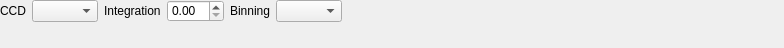
<?xml version="1.0" encoding="UTF-8"?>
<ui version="4.0">
 <class>Form</class>
 <widget class="QWidget" name="Form">
  <property name="geometry">
   <rect>
    <x>0</x>
    <y>0</y>
    <width>784</width>
    <height>48</height>
   </rect>
  </property>
  <property name="windowTitle">
   <string>Form</string>
  </property>
  <widget class="QWidget" name="">
   <property name="geometry">
    <rect>
     <x>0</x>
     <y>0</y>
     <width>342</width>
     <height>22</height>
    </rect>
   </property>
   <layout class="QHBoxLayout" name="horizontalLayout">
    <item>
     <widget class="QLabel" name="label">
      <property name="text">
       <string>CCD</string>
      </property>
     </widget>
    </item>
    <item>
     <widget class="QComboBox" name="detectorEdit"/>
    </item>
    <item>
     <widget class="QLabel" name="label_2">
      <property name="text">
       <string>Integration</string>
      </property>
     </widget>
    </item>
    <item>
     <widget class="QDoubleSpinBox" name="integrationTimeEdit"/>
    </item>
    <item>
     <widget class="QLabel" name="label_3">
      <property name="text">
       <string>Binning</string>
      </property>
     </widget>
    </item>
    <item>
     <widget class="QComboBox" name="binningEdit"/>
    </item>
   </layout>
  </widget>
 </widget>
 <resources/>
 <connections/>
</ui>
